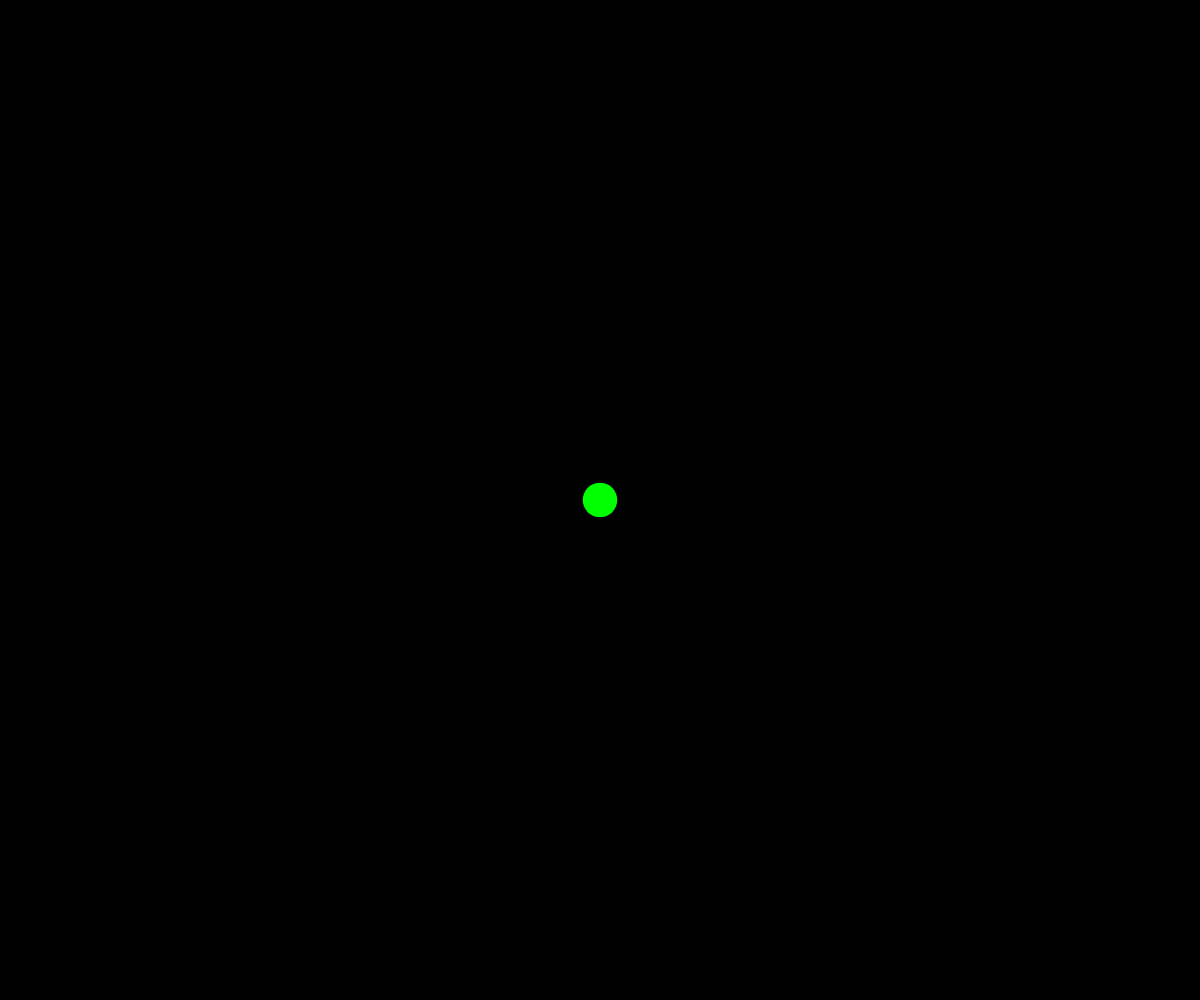
Frame 1 (no input)
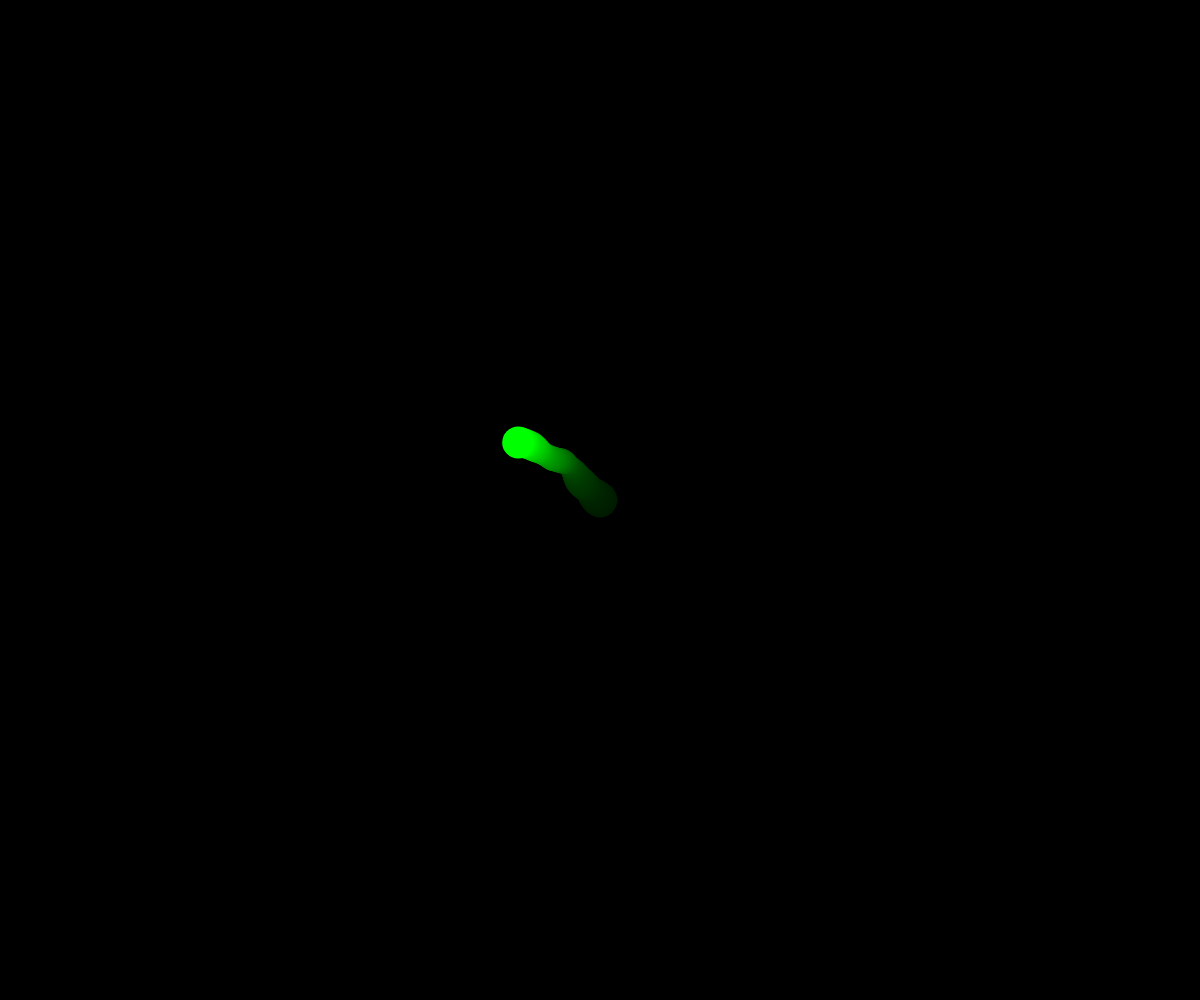
Frame 60 (no input)
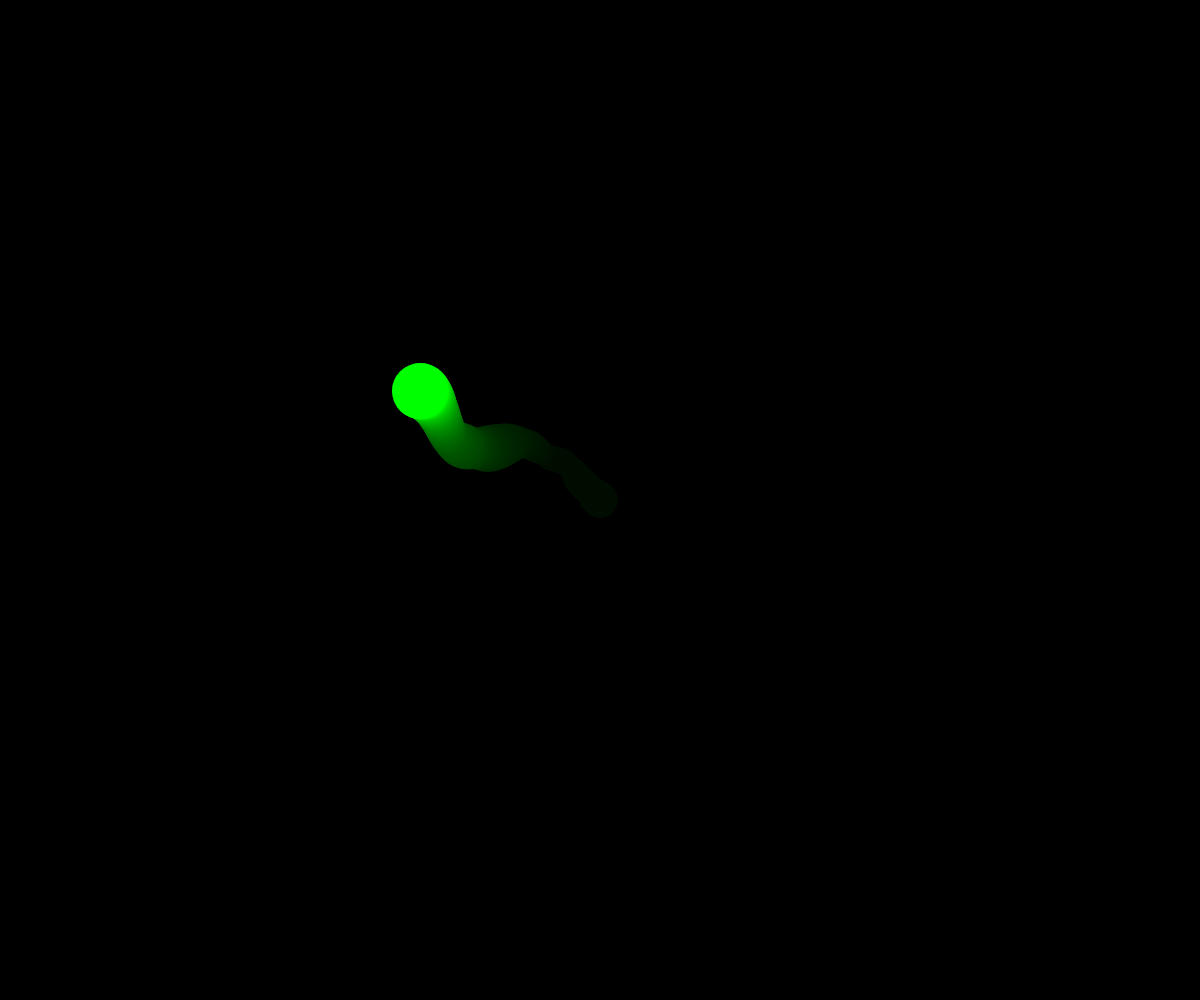
Frame 120 (the mouse pressed at the canvas centre since frame 60)

The p5.js sketch that drew these frames (run headless with seeded random() and noise() and a simulated clock; from frame 60 on, the mouse is pressed at the canvas centre):

// p5.js sketch
// ── sketch.js
// Workingg with Perlin Noise
// Srushti Vyas
// Nov 29, 2021
// comparing random() with noise()

let dia, t, x, y;  // diameter, time, x, y
let xTime, yTime;


function setup() {
  createCanvas(windowWidth, windowHeight);
  t = random(100); //noise seed
  x = width/2;
  y = height/2;
  xTime = 5;
  yTime = 25;
  background(0);
  noStroke();

}

function draw() {
  //background(255);
  fill(0,10);
  rect(0,0,width,height);
  drawCircle();
  moveCircle();
}

function drawCircle(){
  dia = noise(t); //0-1
  dia = map(dia, 0, 1, 10, 90);
  fill(0,255,0);
  circle(x, y, dia);
  t += 0.02;
}

function moveCircle(){
// use some random() or noise() to move our circle
// x += random(-2,2);
// y += random(-2,2);

x += map(noise(xTime), 0,1,-5,5);
y += map(noise(yTime), 0,1,-5,5);
xTime += 0.02;
yTime += 0.02;
}
